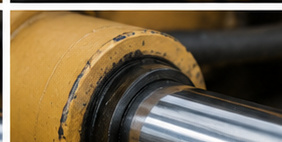
#> input picture OIL LEAK/dataset/test/images/04_cylinder_seal_rgb_no_leak.jpg, 282 x 142 px; its folder holds 4 pictures in this run
$ python validate_dataset_v1.py
#> lines starting #> are read from the running program, lines starting #| are printed output that depends on the picture
import os
import glob
import csv
import numpy as np
import matplotlib
matplotlib.use('Agg')
import matplotlib.pyplot as plt
from PIL import Image, ImageDraw

ROOT_DIR = os.path.dirname(os.path.dirname(os.path.abspath(__file__)))
DATASET_V1_DIR = os.path.join(ROOT_DIR, "dataset_jcb_v1", "dataset")
METADATA_CSV = os.path.join(DATASET_V1_DIR, "metadata.csv")
RUNS_DIR = os.path.join(ROOT_DIR, "runs")

def calculate_polygon_area(pts):
    n = len(pts)
    if n < 3:
        return 0.0
    area = 0.0
    for i in range(n):
        j = (i + 1) % n
        area += pts[i][0] * pts[j][1]
        area -= pts[j][0] * pts[i][1]
    return abs(area) / 2.0

def audit_and_validate():
    print("=================================================================")
    print("      JCB HYDRAULIC LEAK DATASET (v1) AUDIT & VALIDATION         ")
    print("=================================================================")

    splits = ["train", "val", "test"]

    stats = {
        "total_images": 0,
        "rgb_images": 0,
        "uv_images": 0,
        "leak_images": 0,
        "no_leak_images": 0,
        "split_counts": {"train": 0, "val": 0, "test": 0},
        "unique_base_scenes": set(),
        "valid_annotations": 0,
        "invalid_annotations": 0,
        "rejected_ambiguous": 0,
        "missing_labels": [],
        "orphaned_labels": [],
        "invalid_polygons_detail": [],
        "out_of_bounds": [],
        "zero_area_polygons": [],
        "resolutions": set(),
        "scene_split_violations": [],
        "duplicates": set()
    }

    scene_to_split = {}
    all_filenames = set()
    samples_for_contact_sheet = []

    # Load metadata.csv if available
    metadata = {}
    if os.path.exists(METADATA_CSV):
        with open(METADATA_CSV, "r", encoding="utf-8") as f:
            reader = csv.DictReader(f)
            for row in reader:
                metadata[row["filename"]] = row

    for split in splits:
        img_dir = os.path.join(DATASET_V1_DIR, split, "images")
        lbl_dir = os.path.join(DATASET_V1_DIR, split, "labels")

        if not os.path.exists(img_dir):
            continue

        img_files = sorted(glob.glob(os.path.join(img_dir, "*.*")))
        lbl_files = sorted(glob.glob(os.path.join(lbl_dir, "*.txt")))

        img_basenames = set()

        for img_path in img_files:
            bname = os.path.splitext(os.path.basename(img_path))[0]
            ext = os.path.splitext(img_path)[1].lower()
            if ext not in ['.jpg', '.jpeg', '.png']:
                continue

            fname = os.path.basename(img_path)
            img_basenames.add(bname)

            if fname in all_filenames:
                stats["duplicates"].add(fname)
            all_filenames.add(fname)

            stats["total_images"] += 1
            stats["split_counts"][split] += 1

            # Resolution check
            try:
                with Image.open(img_path) as img:
#> img is the input picture: PIL image 282x142 RGB; mean R, G, B 122.9, 105.7, 78.2
                    w, h = img.size
#> w = 282; h = 142
                    stats["resolutions"].add((w, h))
            except Exception as e:
                w, h = 640, 640

            meta_info = metadata.get(fname, {})
            modality = meta_info.get("modality", "")
            if not modality:
                if bname.startswith("uv_"):
                    modality = "uv"
                else:
                    modality = "rgb"

            if modality == "uv":
                stats["uv_images"] += 1
            else:
                stats["rgb_images"] += 1

            # Correct leak vs no-leak check
            is_no_leak = "no_leak" in bname.lower() or meta_info.get("class_name") == "no_leak"
            is_leak = not is_no_leak

            if is_leak:
                stats["leak_images"] += 1
            else:
                stats["no_leak_images"] += 1

            group_code = meta_info.get("group") or meta_info.get("code")
            if not group_code:
                parts = bname.split("_")
                if len(parts) >= 3:
                    group_code = "_".join(parts[:3])
                else:
                    group_code = bname
            stats["unique_base_scenes"].add(group_code)

            if group_code in scene_to_split and scene_to_split[group_code] != split:
                stats["scene_split_violations"].append((group_code, scene_to_split[group_code], split))
            else:
                scene_to_split[group_code] = split

            # Annotation checks
            lbl_path = os.path.join(lbl_dir, bname + ".txt")
            if not os.path.exists(lbl_path):
                stats["missing_labels"].append(img_path)
            else:
                with open(lbl_path, "r") as f:
                    lines = f.readlines()

                polygon_coords = []
                if is_no_leak:
                    if len(lines) > 0:
                        stats["invalid_annotations"] += 1
                        stats["invalid_polygons_detail"].append((lbl_path, "No-leak image has non-empty label file"))
                    else:
                        stats["valid_annotations"] += 1
                else:
                    if len(lines) == 0:
                        stats["invalid_annotations"] += 1
                        stats["invalid_polygons_detail"].append((lbl_path, "Leak image has empty label file"))
                    else:
                        for l_idx, line in enumerate(lines):
                            line_str = line.strip()
                            if not line_str:
                                continue
                            parts = line_str.split()
                            try:
                                cls_id = int(parts[0])
                                coords = [float(x) for x in parts[1:]]

                                if cls_id != 0:
                                    stats["invalid_annotations"] += 1
                                    stats["invalid_polygons_detail"].append((lbl_path, f"Class ID is {cls_id}, expected 0"))
                                    continue

                                if len(coords) < 6 or len(coords) % 2 != 0:
                                    stats["invalid_annotations"] += 1
                                    stats["invalid_polygons_detail"].append((lbl_path, f"Line {l_idx}: Invalid coord count ({len(coords)})"))
                                    continue

                                oob = [c for c in coords if c < 0.0 or c > 1.0001]
                                if oob:
                                    stats["out_of_bounds"].append((lbl_path, f"Out of bounds coords: {oob[:4]}"))

                                pts = [(coords[i] * w, coords[i+1] * h) for i in range(0, len(coords), 2)]
                                area = calculate_polygon_area(pts)
                                if area <= 0.5:
                                    stats["zero_area_polygons"].append((lbl_path, f"Zero/tiny area polygon: {area}"))
                                    stats["invalid_annotations"] += 1
                                else:
                                    stats["valid_annotations"] += 1
                                    polygon_coords.append(pts)
                            except Exception as ex:
                                stats["invalid_annotations"] += 1
                                stats["invalid_polygons_detail"].append((lbl_path, f"Parse error: {ex}"))

            if len(samples_for_contact_sheet) < 30:
                samples_for_contact_sheet.append({
                    "img_path": img_path,
                    "bname": bname,
                    "modality": modality,
                    "is_leak": is_leak,
                    "split": split,
                    "polygons": polygon_coords if 'polygon_coords' in locals() else []
                })

        for lbl_path in lbl_files:
            lbname = os.path.splitext(os.path.basename(lbl_path))[0]
            if lbname not in img_basenames:
                stats["orphaned_labels"].append(lbl_path)
#> this loop made 0 passes

    print("\n=================================================================")
    print("      EXACT DATASET METRICS (STEP 9 FINAL REPORT)               ")
    print("=================================================================")
    print(f"1. Total image count             : {stats['total_images']}")
    print(f"2. RGB image count               : {stats['rgb_images']}")
    print(f"3. UV image count                : {stats['uv_images']}")
    print(f"4. Leak image count              : {stats['leak_images']}")
    print(f"5. No-leak image count           : {stats['no_leak_images']}")
    print(f"6. Train count                   : {stats['split_counts']['train']}")
    print(f"7. Validation count              : {stats['split_counts']['val']}")
    print(f"8. Test count                    : {stats['split_counts']['test']}")
    print(f"9. Number of unique base scenes  : {len(stats['unique_base_scenes'])}")
    print(f"10. Number of valid annotations  : {stats['valid_annotations']}")
    print(f"11. Number of invalid annotations: {stats['invalid_annotations']}")
    print(f"12. Rejected / ambiguous images  : {stats['rejected_ambiguous']}")
    print("-----------------------------------------------------------------")
    print(f"Resolutions Found          : {list(stats['resolutions'])}")
    print(f"Missing Label Files        : {len(stats['missing_labels'])}")
    print(f"Orphaned Label Files       : {len(stats['orphaned_labels'])}")
    print(f"Out-of-Bounds Coords       : {len(stats['out_of_bounds'])}")
    print(f"Zero-Area Polygons         : {len(stats['zero_area_polygons'])}")
    print(f"Scene-Split Violations     : {len(stats['scene_split_violations'])}")
    print(f"Duplicate Filenames        : {len(stats['duplicates'])}")
    print("=================================================================\n")

    generate_annotated_preview_sheet(samples_for_contact_sheet)
    return stats

def generate_annotated_preview_sheet(samples):
    os.makedirs(RUNS_DIR, exist_ok=True)
    out_dir = os.path.join(RUNS_DIR, "dataset_jcb_v1_samples")
    os.makedirs(out_dir, exist_ok=True)

    fig, axes = plt.subplots(5, 6, figsize=(20, 15))
    axes = axes.flatten()

    for i, sample in enumerate(samples[:30]):
        ax = axes[i]
        try:
            img = Image.open(sample["img_path"]).convert("RGB")
            draw = ImageDraw.Draw(img, "RGBA")

            for poly in sample["polygons"]:
                if len(poly) >= 3:
                    pts_tuples = [(int(p[0]), int(p[1])) for p in poly]
                    if sample["modality"] == "uv":
                        fill = (0, 255, 0, 120)
                        outline = (0, 255, 0, 255)
                    else:
                        fill = (255, 0, 0, 120)
                        outline = (255, 255, 0, 255)
                    draw.polygon(pts_tuples, fill=fill, outline=outline)

            sample_save_path = os.path.join(out_dir, f"{sample['split']}_{sample['bname']}.jpg")
            img.save(sample_save_path)

            ax.imshow(img)
            status_str = "LEAK" if sample["is_leak"] else "NO-LEAK"
            color = 'red' if sample["is_leak"] else 'green'
            title = f"{sample['modality'].upper()} {status_str}\n[{sample['split']}] {sample['bname'][:15]}"
            ax.set_title(title, fontsize=8, color=color, fontweight='bold')
            ax.axis("off")
        except Exception as e:
            ax.text(0.5, 0.5, f"Error\n{e}", ha="center", va="center")
            ax.axis("off")

    for j in range(len(samples), len(axes)):
        axes[j].axis("off")

    plt.tight_layout()
    contact_sheet_path = os.path.join(RUNS_DIR, "dataset_jcb_v1_contact_sheet.jpg")
    plt.savefig(contact_sheet_path, dpi=150)
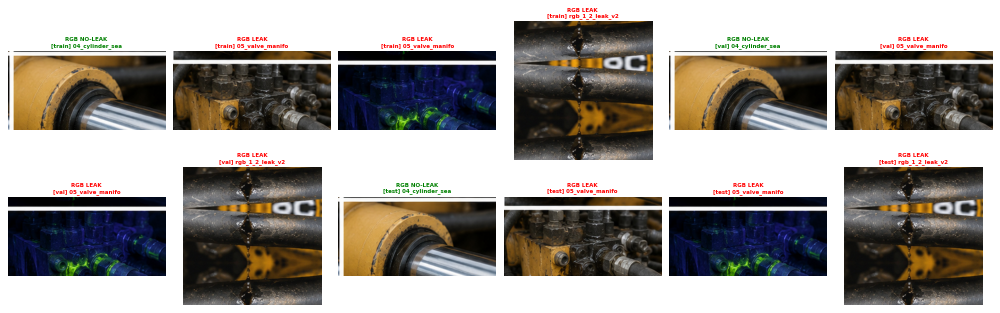
#> figure drawn by matplotlib, 12 panels
    plt.close()
    print(f"Annotated preview contact sheet saved to {contact_sheet_path}")

if __name__ == "__main__":
    audit_and_validate()
